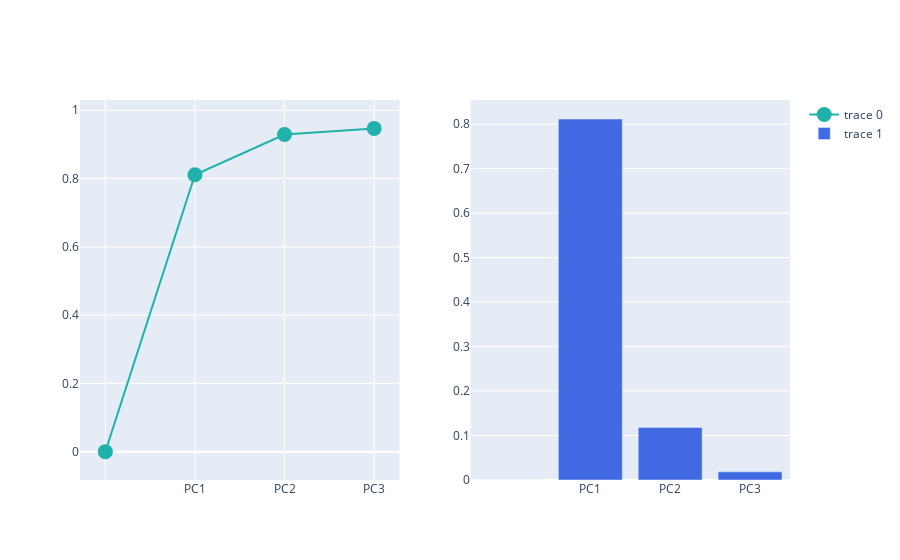

The code cell stored with this chart in its notebook:
### Code cell
# Explained variance + cumulative variance (Separate Plot)

from plotly.subplots import make_subplots
import plotly.graph_objects as go

fig = make_subplots(rows=1, cols=2)

fig.add_trace(
    go.Scatter(
        x=df_explained_variance['PC'],
        y=df_explained_variance['Cumulative Variance'],
        marker=dict(size=15, color='LightSeaGreen')
    ), row=1, col=1
)

fig.add_trace(
    go.Bar(
        x=df_explained_variance['PC'],
        y=df_explained_variance['Explained Variance'],
        marker=dict(color='RoyalBlue')
    ), row=1, col=2
)

fig.show()

### Figure 1 — Plotly figure (JSON) as saved in the notebook; plotly's stock layout.template omitted (floating-point values rounded to 4 significant figures)
{"data": [{"marker": {"color": "LightSeaGreen", "size": 15}, "type": "scatter", "x": ["", "PC1", "PC2", "PC3"], "xaxis": "x", "y": [0, 0.811, 0.929, 0.947], "yaxis": "y"}, {"marker": {"color": "RoyalBlue"}, "type": "bar", "x": ["", "PC1", "PC2", "PC3"], "xaxis": "x2", "y": [0, 0.8115, 0.1182, 0.01836], "yaxis": "y2"}], "layout": {"xaxis": {"anchor": "y", "domain": [0, 0.45]}, "xaxis2": {"anchor": "y2", "domain": [0.55, 1]}, "yaxis": {"anchor": "x", "domain": [0, 1]}, "yaxis2": {"anchor": "x2", "domain": [0, 1]}}}
